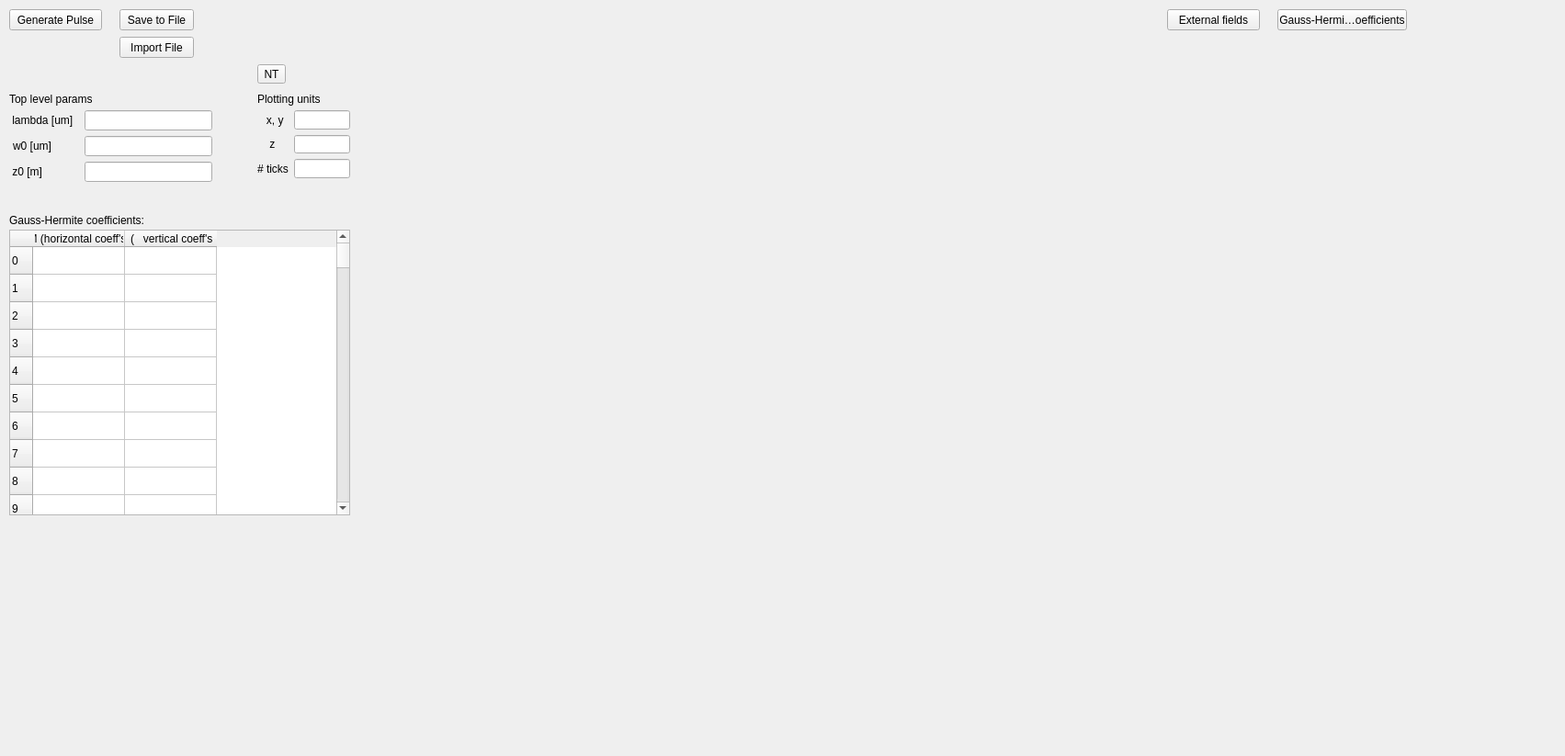
<?xml version="1.0" encoding="UTF-8"?>
<ui version="4.0">
 <class>laserModeInterface</class>
 <widget class="QWidget" name="laserModeInterface">
  <property name="geometry">
   <rect>
    <x>0</x>
    <y>0</y>
    <width>1703</width>
    <height>823</height>
   </rect>
  </property>
  <property name="windowTitle">
   <string>Form</string>
  </property>
  <widget class="QWidget" name="formLayoutWidget">
   <property name="geometry">
    <rect>
     <x>10</x>
     <y>120</y>
     <width>221</width>
     <height>80</height>
    </rect>
   </property>
   <layout class="QFormLayout" name="topLevelParams">
    <property name="fieldGrowthPolicy">
     <enum>QFormLayout::AllNonFixedFieldsGrow</enum>
    </property>
    <property name="formAlignment">
     <set>Qt::AlignRight|Qt::AlignTop|Qt::AlignTrailing</set>
    </property>
    <property name="horizontalSpacing">
     <number>12</number>
    </property>
    <item row="0" column="0">
     <widget class="QLabel" name="wavelengthLabel">
      <property name="text">
       <string> lambda [um]</string>
      </property>
     </widget>
    </item>
    <item row="1" column="1">
     <widget class="QLineEdit" name="waistSize">
      <property name="toolTip">
       <string>&lt;html&gt;&lt;head/&gt;&lt;body&gt;&lt;p&gt;Design momentum is the average momentum for zero offset.&lt;/p&gt;&lt;p&gt;Defaul units can be overridden.&lt;/p&gt;&lt;/body&gt;&lt;/html&gt;</string>
      </property>
     </widget>
    </item>
    <item row="2" column="0">
     <widget class="QLabel" name="waistPositionLabel">
      <property name="minimumSize">
       <size>
        <width>50</width>
        <height>0</height>
       </size>
      </property>
      <property name="text">
       <string> z0 [m]</string>
      </property>
     </widget>
    </item>
    <item row="1" column="0">
     <widget class="QLabel" name="waistSizeLabel">
      <property name="minimumSize">
       <size>
        <width>50</width>
        <height>0</height>
       </size>
      </property>
      <property name="text">
       <string>&lt;html&gt;&lt;head/&gt;&lt;body&gt;&lt;p align=&quot;center&quot;&gt;w0 [um]&lt;/p&gt;&lt;/body&gt;&lt;/html&gt;</string>
      </property>
     </widget>
    </item>
    <item row="0" column="1">
     <widget class="QLineEdit" name="wavelength">
      <property name="toolTip">
       <string>&lt;html&gt;&lt;head/&gt;&lt;body&gt;&lt;p&gt;Design momentum is the average momentum for zero offset.&lt;/p&gt;&lt;p&gt;Defaul units can be overridden.&lt;/p&gt;&lt;/body&gt;&lt;/html&gt;</string>
      </property>
     </widget>
    </item>
    <item row="2" column="1">
     <widget class="QLineEdit" name="waistPosition">
      <property name="toolTip">
       <string>&lt;html&gt;&lt;head/&gt;&lt;body&gt;&lt;p&gt;Design momentum is the average momentum for zero offset.&lt;/p&gt;&lt;p&gt;Defaul units can be overridden.&lt;/p&gt;&lt;/body&gt;&lt;/html&gt;</string>
      </property>
     </widget>
    </item>
   </layout>
  </widget>
  <widget class="QLabel" name="highLevelInputsLabel">
   <property name="geometry">
    <rect>
     <x>10</x>
     <y>100</y>
     <width>91</width>
     <height>16</height>
    </rect>
   </property>
   <property name="text">
    <string>Top level params</string>
   </property>
  </widget>
  <widget class="QLabel" name="offsetLabel">
   <property name="geometry">
    <rect>
     <x>10</x>
     <y>230</y>
     <width>151</width>
     <height>20</height>
    </rect>
   </property>
   <property name="text">
    <string>Gauss-Hermite coefficients:</string>
   </property>
  </widget>
  <widget class="QTableWidget" name="ghTable">
   <property name="geometry">
    <rect>
     <x>10</x>
     <y>250</y>
     <width>371</width>
     <height>311</height>
    </rect>
   </property>
   <property name="maximumSize">
    <size>
     <width>16777215</width>
     <height>16777215</height>
    </size>
   </property>
   <property name="toolTip">
    <string/>
   </property>
   <row>
    <property name="text">
     <string>0</string>
    </property>
   </row>
   <row>
    <property name="text">
     <string>1</string>
    </property>
   </row>
   <row>
    <property name="text">
     <string>2</string>
    </property>
   </row>
   <row>
    <property name="text">
     <string>3</string>
    </property>
   </row>
   <row>
    <property name="text">
     <string>4</string>
    </property>
   </row>
   <row>
    <property name="text">
     <string>5</string>
    </property>
   </row>
   <row>
    <property name="text">
     <string>6</string>
    </property>
   </row>
   <row>
    <property name="text">
     <string>7</string>
    </property>
   </row>
   <row>
    <property name="text">
     <string>8</string>
    </property>
   </row>
   <row>
    <property name="text">
     <string>9</string>
    </property>
   </row>
   <row>
    <property name="text">
     <string>10</string>
    </property>
   </row>
   <row>
    <property name="text">
     <string>11</string>
    </property>
   </row>
   <row>
    <property name="text">
     <string>12</string>
    </property>
   </row>
   <row>
    <property name="text">
     <string>13</string>
    </property>
   </row>
   <row>
    <property name="text">
     <string>14</string>
    </property>
   </row>
   <row>
    <property name="text">
     <string>15</string>
    </property>
   </row>
   <row>
    <property name="text">
     <string>16</string>
    </property>
   </row>
   <row>
    <property name="text">
     <string>17</string>
    </property>
   </row>
   <row>
    <property name="text">
     <string>18</string>
    </property>
   </row>
   <row>
    <property name="text">
     <string>19</string>
    </property>
   </row>
   <row>
    <property name="text">
     <string>20</string>
    </property>
   </row>
   <row>
    <property name="text">
     <string>21</string>
    </property>
   </row>
   <row>
    <property name="text">
     <string>22</string>
    </property>
   </row>
   <row>
    <property name="text">
     <string>23</string>
    </property>
   </row>
   <row>
    <property name="text">
     <string>24</string>
    </property>
   </row>
   <row>
    <property name="text">
     <string>25</string>
    </property>
   </row>
   <row>
    <property name="text">
     <string>26</string>
    </property>
   </row>
   <row>
    <property name="text">
     <string>27</string>
    </property>
   </row>
   <row>
    <property name="text">
     <string>28</string>
    </property>
   </row>
   <row>
    <property name="text">
     <string>29</string>
    </property>
   </row>
   <row>
    <property name="text">
     <string>30</string>
    </property>
   </row>
   <row>
    <property name="text">
     <string>31</string>
    </property>
   </row>
   <row>
    <property name="text">
     <string>32</string>
    </property>
   </row>
   <row>
    <property name="text">
     <string>33</string>
    </property>
   </row>
   <row>
    <property name="text">
     <string>34</string>
    </property>
   </row>
   <row>
    <property name="text">
     <string>35</string>
    </property>
   </row>
   <row>
    <property name="text">
     <string>36</string>
    </property>
   </row>
   <row>
    <property name="text">
     <string>37</string>
    </property>
   </row>
   <row>
    <property name="text">
     <string>38</string>
    </property>
   </row>
   <row>
    <property name="text">
     <string>39</string>
    </property>
   </row>
   <row>
    <property name="text">
     <string>40</string>
    </property>
   </row>
   <row>
    <property name="text">
     <string>41</string>
    </property>
   </row>
   <row>
    <property name="text">
     <string>42</string>
    </property>
   </row>
   <row>
    <property name="text">
     <string>43</string>
    </property>
   </row>
   <row>
    <property name="text">
     <string>44</string>
    </property>
   </row>
   <row>
    <property name="text">
     <string>45</string>
    </property>
   </row>
   <row>
    <property name="text">
     <string>46</string>
    </property>
   </row>
   <row>
    <property name="text">
     <string>47</string>
    </property>
   </row>
   <row>
    <property name="text">
     <string>48</string>
    </property>
   </row>
   <row>
    <property name="text">
     <string>49</string>
    </property>
   </row>
   <row>
    <property name="text">
     <string>50</string>
    </property>
   </row>
   <row>
    <property name="text">
     <string>51</string>
    </property>
   </row>
   <row>
    <property name="text">
     <string>52</string>
    </property>
   </row>
   <row>
    <property name="text">
     <string>53</string>
    </property>
   </row>
   <row>
    <property name="text">
     <string>54</string>
    </property>
   </row>
   <row>
    <property name="text">
     <string>55</string>
    </property>
   </row>
   <row>
    <property name="text">
     <string>56</string>
    </property>
   </row>
   <row>
    <property name="text">
     <string>57</string>
    </property>
   </row>
   <row>
    <property name="text">
     <string>58</string>
    </property>
   </row>
   <row>
    <property name="text">
     <string>59</string>
    </property>
   </row>
   <row>
    <property name="text">
     <string>60</string>
    </property>
   </row>
   <row>
    <property name="text">
     <string>61</string>
    </property>
   </row>
   <row>
    <property name="text">
     <string>62</string>
    </property>
   </row>
   <row>
    <property name="text">
     <string>63</string>
    </property>
   </row>
   <row>
    <property name="text">
     <string>64</string>
    </property>
   </row>
   <row>
    <property name="text">
     <string>65</string>
    </property>
   </row>
   <row>
    <property name="text">
     <string>66</string>
    </property>
   </row>
   <row>
    <property name="text">
     <string>67</string>
    </property>
   </row>
   <row>
    <property name="text">
     <string>68</string>
    </property>
   </row>
   <row>
    <property name="text">
     <string>69</string>
    </property>
   </row>
   <row>
    <property name="text">
     <string>71</string>
    </property>
   </row>
   <row>
    <property name="text">
     <string>72</string>
    </property>
   </row>
   <row>
    <property name="text">
     <string>722</string>
    </property>
   </row>
   <row>
    <property name="text">
     <string>73</string>
    </property>
   </row>
   <row>
    <property name="text">
     <string>74</string>
    </property>
   </row>
   <row>
    <property name="text">
     <string>75</string>
    </property>
   </row>
   <row>
    <property name="text">
     <string>76</string>
    </property>
   </row>
   <row>
    <property name="text">
     <string>77</string>
    </property>
   </row>
   <row>
    <property name="text">
     <string>78</string>
    </property>
   </row>
   <row>
    <property name="text">
     <string>79</string>
    </property>
   </row>
   <row>
    <property name="text">
     <string>80</string>
    </property>
   </row>
   <row>
    <property name="text">
     <string>81</string>
    </property>
   </row>
   <row>
    <property name="text">
     <string>82</string>
    </property>
   </row>
   <row>
    <property name="text">
     <string>83</string>
    </property>
   </row>
   <row>
    <property name="text">
     <string>84</string>
    </property>
   </row>
   <row>
    <property name="text">
     <string>85</string>
    </property>
   </row>
   <row>
    <property name="text">
     <string>86</string>
    </property>
   </row>
   <row>
    <property name="text">
     <string>87</string>
    </property>
   </row>
   <row>
    <property name="text">
     <string>88</string>
    </property>
   </row>
   <row>
    <property name="text">
     <string>89</string>
    </property>
   </row>
   <row>
    <property name="text">
     <string>90</string>
    </property>
   </row>
   <row>
    <property name="text">
     <string>91</string>
    </property>
   </row>
   <row>
    <property name="text">
     <string>92</string>
    </property>
   </row>
   <row>
    <property name="text">
     <string>93</string>
    </property>
   </row>
   <row>
    <property name="text">
     <string>95</string>
    </property>
   </row>
   <row>
    <property name="text">
     <string>9</string>
    </property>
   </row>
   <row>
    <property name="text">
     <string>96</string>
    </property>
   </row>
   <row>
    <property name="text">
     <string>97</string>
    </property>
   </row>
   <row>
    <property name="text">
     <string>98</string>
    </property>
   </row>
   <row>
    <property name="text">
     <string>100</string>
    </property>
   </row>
   <column>
    <property name="text">
     <string>M (horizontal coeff's)</string>
    </property>
   </column>
   <column>
    <property name="text">
     <string>N (   vertical coeff's  )</string>
    </property>
   </column>
  </widget>
  <widget class="QToolButton" name="generatePulse">
   <property name="geometry">
    <rect>
     <x>10</x>
     <y>10</y>
     <width>101</width>
     <height>23</height>
    </rect>
   </property>
   <property name="toolTip">
    <string>Generate a particle beam with the specified parameters.</string>
   </property>
   <property name="text">
    <string>Generate Pulse</string>
   </property>
  </widget>
  <widget class="QToolButton" name="saveToFile">
   <property name="geometry">
    <rect>
     <x>130</x>
     <y>10</y>
     <width>81</width>
     <height>23</height>
    </rect>
   </property>
   <property name="toolTip">
    <string>Save particle data to a file.</string>
   </property>
   <property name="text">
    <string>Save to File</string>
   </property>
  </widget>
  <widget class="matplotlibWidget" name="xyPlot" native="true">
   <property name="geometry">
    <rect>
     <x>390</x>
     <y>380</y>
     <width>421</width>
     <height>361</height>
    </rect>
   </property>
   <property name="toolTip">
    <string/>
   </property>
  </widget>
  <widget class="matplotlibWidget" name="zyPlot" native="true">
   <property name="geometry">
    <rect>
     <x>830</x>
     <y>380</y>
     <width>411</width>
     <height>361</height>
    </rect>
   </property>
   <property name="toolTip">
    <string/>
   </property>
  </widget>
  <widget class="matplotlibWidget" name="zxPlot" native="true">
   <property name="geometry">
    <rect>
     <x>390</x>
     <y>10</y>
     <width>851</width>
     <height>361</height>
    </rect>
   </property>
   <property name="toolTip">
    <string/>
   </property>
  </widget>
  <widget class="QLabel" name="unitsLabel">
   <property name="geometry">
    <rect>
     <x>280</x>
     <y>100</y>
     <width>81</width>
     <height>16</height>
    </rect>
   </property>
   <property name="text">
    <string>Plotting units</string>
   </property>
  </widget>
  <widget class="QWidget" name="formLayoutWidget_2">
   <property name="geometry">
    <rect>
     <x>280</x>
     <y>120</y>
     <width>101</width>
     <height>74</height>
    </rect>
   </property>
   <layout class="QFormLayout" name="units">
    <property name="fieldGrowthPolicy">
     <enum>QFormLayout::AllNonFixedFieldsGrow</enum>
    </property>
    <item row="0" column="0">
     <widget class="QLabel" name="unitsXYLabel">
      <property name="text">
       <string>   x, y</string>
      </property>
     </widget>
    </item>
    <item row="0" column="1">
     <widget class="QLineEdit" name="unitsXY">
      <property name="toolTip">
       <string>Units to be used for axis labels of position-like variables.
For example: m, mm, um (or microns), nm ...</string>
      </property>
     </widget>
    </item>
    <item row="1" column="0">
     <widget class="QLabel" name="unitsZLabel">
      <property name="text">
       <string>&lt;html&gt;&lt;head/&gt;&lt;body&gt;&lt;p&gt;&amp;nbsp; &amp;nbsp; z&lt;/p&gt;&lt;/body&gt;&lt;/html&gt;</string>
      </property>
     </widget>
    </item>
    <item row="1" column="1">
     <widget class="QLineEdit" name="unitsZ">
      <property name="toolTip">
       <string>Units to be used for axis labels of angle-like variables.
For example: rad, mrad, urad (or microrad) ...</string>
      </property>
      <property name="dragEnabled">
       <bool>true</bool>
      </property>
     </widget>
    </item>
    <item row="2" column="0">
     <widget class="QLabel" name="ticksLabel">
      <property name="text">
       <string># ticks</string>
      </property>
     </widget>
    </item>
    <item row="2" column="1">
     <widget class="QLineEdit" name="numTicks">
      <property name="toolTip">
       <string>Suggest a maximum # of tick marks for the axes.
Logic for actual # is due to matplotlib library.</string>
      </property>
     </widget>
    </item>
   </layout>
  </widget>
  <widget class="QToolButton" name="importFile">
   <property name="geometry">
    <rect>
     <x>130</x>
     <y>40</y>
     <width>81</width>
     <height>23</height>
    </rect>
   </property>
   <property name="toolTip">
    <string>Import particle data from a file.</string>
   </property>
   <property name="text">
    <string>Import File</string>
   </property>
  </widget>
  <widget class="matplotlibWidget" name="xyPlotExtFields" native="true">
   <property name="geometry">
    <rect>
     <x>1270</x>
     <y>70</y>
     <width>411</width>
     <height>361</height>
    </rect>
   </property>
   <property name="toolTip">
    <string/>
   </property>
  </widget>
  <widget class="matplotlibWidget" name="xyPlotFitDiff" native="true">
   <property name="geometry">
    <rect>
     <x>1270</x>
     <y>450</y>
     <width>411</width>
     <height>361</height>
    </rect>
   </property>
   <property name="toolTip">
    <string/>
   </property>
  </widget>
  <widget class="QToolButton" name="externalFields">
   <property name="geometry">
    <rect>
     <x>1270</x>
     <y>10</y>
     <width>101</width>
     <height>23</height>
    </rect>
   </property>
   <property name="toolTip">
    <string>Generate a particle beam with the specified parameters.</string>
   </property>
   <property name="text">
    <string>External fields</string>
   </property>
  </widget>
  <widget class="QToolButton" name="noTitles">
   <property name="geometry">
    <rect>
     <x>280</x>
     <y>70</y>
     <width>31</width>
     <height>21</height>
    </rect>
   </property>
   <property name="toolTip">
    <string>Toggle plot titles on/off.</string>
   </property>
   <property name="statusTip">
    <string>Toggle plot titles on/off.</string>
   </property>
   <property name="text">
    <string>NT</string>
   </property>
   <property name="popupMode">
    <enum>QToolButton::InstantPopup</enum>
   </property>
  </widget>
  <widget class="QToolButton" name="generateCoeffs">
   <property name="geometry">
    <rect>
     <x>1390</x>
     <y>10</y>
     <width>141</width>
     <height>23</height>
    </rect>
   </property>
   <property name="toolTip">
    <string>Generate a particle beam with the specified parameters.</string>
   </property>
   <property name="text">
    <string>Gauss-Hermite coefficients</string>
   </property>
  </widget>
 </widget>
 <customwidgets>
  <customwidget>
   <class>matplotlibWidget</class>
   <extends>QWidget</extends>
   <header>radtrack.gui.matplotlibwidget.h</header>
   <container>1</container>
  </customwidget>
 </customwidgets>
 <tabstops>
  <tabstop>waistSize</tabstop>
  <tabstop>generatePulse</tabstop>
  <tabstop>saveToFile</tabstop>
  <tabstop>importFile</tabstop>
  <tabstop>unitsXY</tabstop>
  <tabstop>unitsZ</tabstop>
  <tabstop>ghTable</tabstop>
 </tabstops>
 <resources/>
 <connections/>
</ui>
